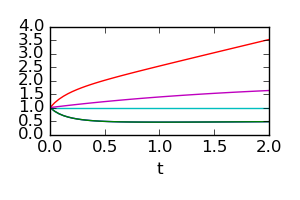

Python code for this plot:
import numpy
from msobox.ind.explicit_euler import ExplicitEuler
from msobox.ind.rk4classic import RK4Classic

from msobox.mf.tapenade import Differentiator
from msobox.mf.fortran import BackendFortran

d = Differentiator('./mf/ffcn.f')
backend_fortran = BackendFortran('./mf/libproblem.so')
rk4 = RK4Classic(backend_fortran)

# =============================================
# zeroth order forward

ts          = numpy.linspace(0,2,50)
x0          = numpy.ones(5)
p           = numpy.ones(5)
q           = numpy.zeros((4, ts.size, 2))
q[0, :, 0]  = 90.
q[1:, :, 0] = 1.

rk4.zo_forward(ts, x0, p, q)

from matplotlib import pyplot
pyplot.figure(figsize=(3, 2))
pyplot.plot(rk4.ts, rk4.xs)
pyplot.xlabel('t')
pyplot.tight_layout()
pyplot.savefig('bimolkat_zo_forward.png')
pyplot.show()
